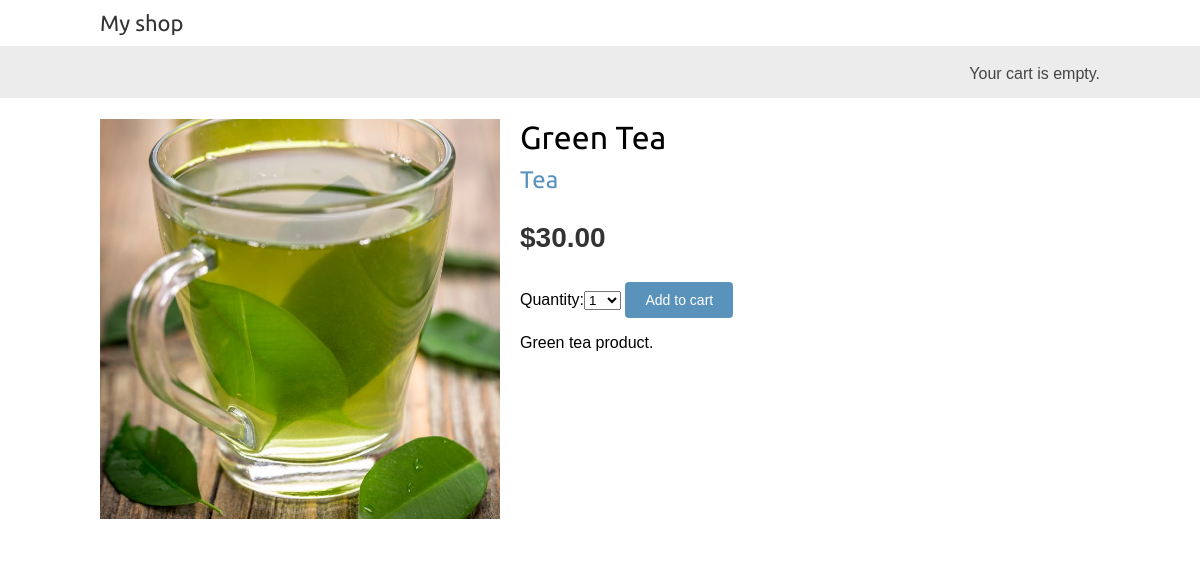
Page /1/green-tea/ on the committed database.
### shop/models.py (models this page shows, shortened)
class Product(models.Model):
    category = models.ForeignKey(Category, related_name='products')
    name = models.CharField(max_length=200, db_index=True)
    slug = models.SlugField(max_length=200, db_index=True)
    image = models.ImageField(upload_to='products/%Y/%m/%d',
                              blank=True)
    description = models.TextField(blank=True)
    price = models.DecimalField(max_digits=10, decimal_places=2)
    stock = models.PositiveIntegerField()
    available = models.BooleanField(default=True)
    created = models.DateTimeField(auto_now_add=True)
    updated = models.DateTimeField(auto_now=True)
    class Meta:
        ordering = ('name',)
        index_together = (('id', 'slug'),)

class Category(models.Model):
    name = models.CharField(max_length=200,
                            db_index=True)
    slug = models.SlugField(max_length=200,
                            db_index=True,
                            unique=True)
    class Meta:
        ordering = ('name',)
        verbose_name = 'category'
        verbose_name_plural = 'categories'
    def __str__(self):
        return self.name
    def get_absolute_url(self):
        return reverse('shop:product_list_by_category',
                       args=[self.slug])

### shop/views.py (the view)
def product_detail(request, id, slug):
    product = get_object_or_404(Product,
                                id=id,
                                slug=slug,
                                available=True)
    cart_product_form = CartAddProductForm()
    return render(request,
                  'shop/product/detail.html',
                  {'product': product,
                   'cart_product_form': cart_product_form,})

### cart/forms.py
class CartAddProductForm(forms.Form):
    quantity = forms.TypedChoiceField(
        choices=PRODUCT_QUANTITY_CHOICES,
        coerce=int)
    update = forms.BooleanField(required=False,
                                initial=False,
                                widget=forms.HiddenInput)

### cart/cart.py (called while the page is built)
    def __len__(self):
        return sum(item['quantity'] for item in self.cart.values())

### cart/context_processors.py (called while the page is built)
def cart(request):
    return {'cart': Cart(request)}

### shop/templates/shop/product/detail.html (shortened to what this page needs)
{% extends "shop/base.html" %}
{% load static %}
{% block content %}
<div class="product-detail">
    <img src="{% if product.image %}{{ product.image.url }}
        {% else %}
            {% static "img/no_image.png" %}
    {% endif %}">
    <h1>{{ product.name }}</h1>
    <h2><a href="{{ product.category.get_absolute_url }}">{{ product.category }}</a></h2>
    <p class="price">${{ product.price }}</p>
    <form action="{% url "cart:cart_add" product.id %}" method="post">
        {{ cart_product_form }}
        <input type="submit" value="Add to cart">
    </form>
    {{ product.description|linebreaks }}
</div>
{% endblock %}

### shop/static/css/base.css (style rules this page uses)
body { margin:0; padding:0; font-family:helvetica, sans-serif; }
h1, h2, h3, h4, h5 , h6 { font-family: 'Ubuntu', sans-serif; font-weight:normal; }
a { text-decoration:none; color:#5993bb; }
a.button, input[type="submit"] { color:#fff; background:#5993bb; border-radius:4px; padding:10px 20px; font-size:14px; border:0; }
.product-detail { text-align:justify; }
.product-detail .price { color:#333; font-size:28px; font-weight:bold; }
.product-detail img { width:40%; float:left; padding:0 20px 20px 0; }
.product-detail h1 { margin-bottom:0; }
.product-detail h2 { margin-top:10px; }

### rows in the picture
Product: image (picture), name "Green Tea", category "Tea", price "30.00", description "Green tea product."
